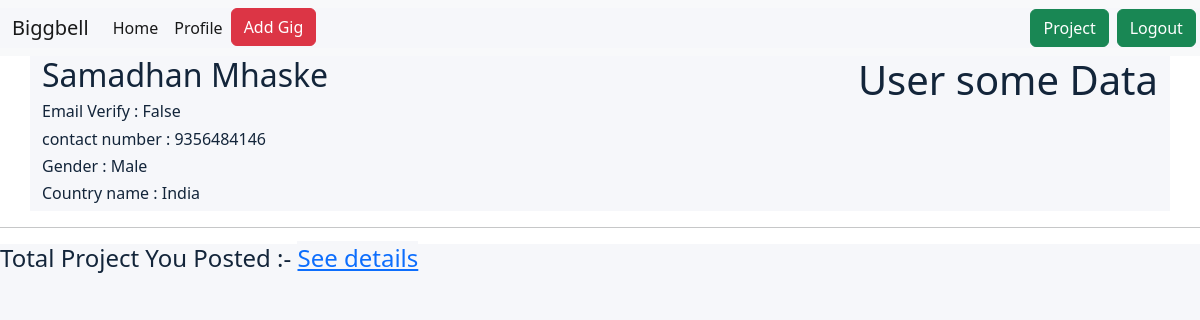
Screenshot of /brands-profile/ (signed in) with the database file from the repository.
### userauth/models.py (models this page shows, shortened)
class MyUser(AbstractBaseUser):
    email = models.EmailField(
        verbose_name='email address',
        max_length=255,
        unique=True,
    )
    first_name = models.CharField(max_length=100, blank=False)
    last_name = models.CharField(max_length=100, blank=False)
    email_verified = models.BooleanField(default=False)
    contact_number = models.CharField(max_length=20, blank=True, null=True)
    last_visit = models.DateTimeField(auto_now_add=True)
    gender = models.CharField(max_length=20, blank=True, null=True, choices=CHOICES_GENDER)
    country_name = models.CharField(max_length=30, blank=True, null=True, default='')
    is_creator = models.BooleanField(default=False)
    is_active = models.BooleanField(default=True)
    is_admin = models.BooleanField(default=False)
    objects = MyUserManager()
    USERNAME_FIELD = 'email'
    REQUIRED_FIELDS = ['first_name','last_name','contact_number']

### brands/views.py (the view)
# urls.py: path('brands-profile/', brands_profile,name='brands_profile'),
@login_required(login_url='login_user')
def brands_profile(request):
    return render(request,'brands/brands_profile.html')

### brands/templates/brands/brands_profile.html (shortened to what this page needs)
{% extends 'brands/base.html' %}
{% load static %}
{% block main_contains %}
    {% include 'brands/navbar.html' %}
    <div class="container">
         <div class="profile-details">
            <div class="left">
                <h2>{{request.user.first_name}} {{request.user.last_name}}</h2>
                <h6>Email Verify : {{request.user.email_verified}} </h6>
                <h6>contact number : {{request.user.contact_number}} </h6>
                <h6>Gender : {{request.user.gender}} </h6>
                <h6>Country name : {{request.user.country_name}} </h6>
            </div>
            <div class="right">
                <h1>User some Data</h1>
            </div>
         </div>
         </div>
         <hr>
         <div class="user-details mt-3">
            <h4>Total Project You Posted :- {{project_count}}  <a href="{% url 'project_list' %}">See details</a></h4>
         </div>
{% endblock main_contains %}

### brands/templates/brands/base.html (style rules this page uses)
* { margin:0%; padding:0%; }

### brands/templates/brands/brands_profile.html (style rules this page uses)
* { background-color : #f6f7fa; color:#13253a; }
.profile-details { display: flex; justify-content: space-between; }

### rows the page displays
MyUser: user.first_name "Samadhan", user.last_name "Mhaske", user.email_verified "False", user.contact_number "9356484146", user.gender "Male", user.country_name "India"
